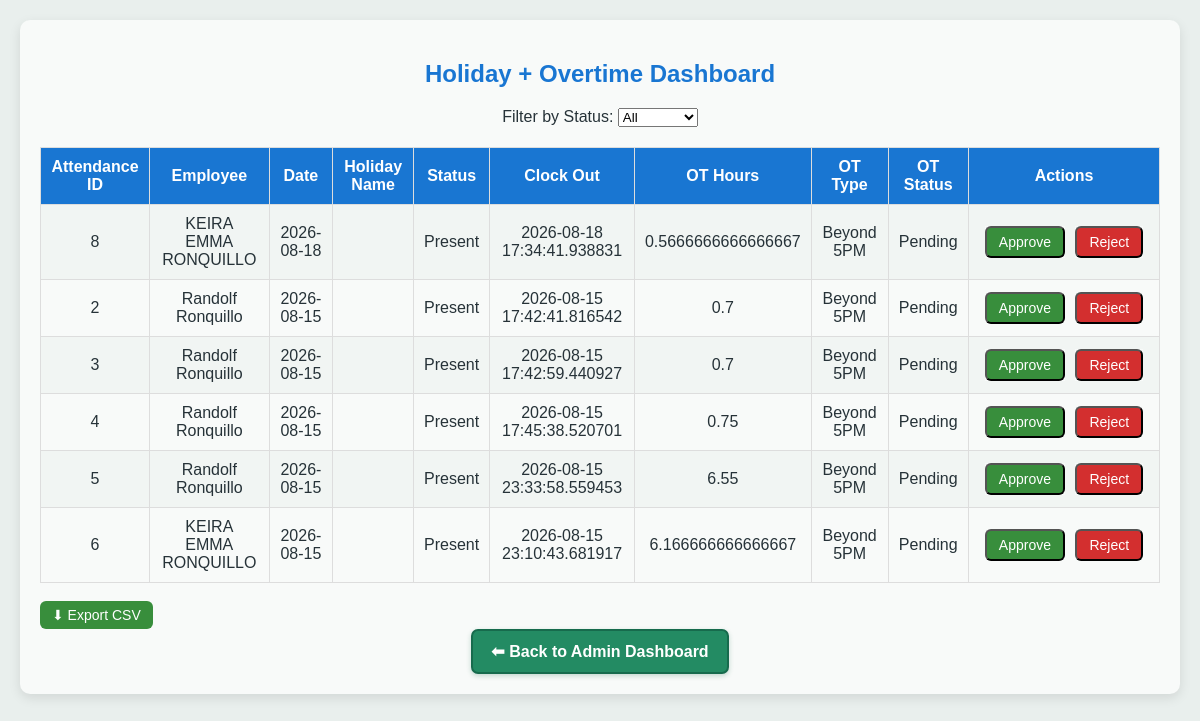
/holiday_overtime (signed in), run on the app's committed database.
### models.py (models this page shows, shortened)
class Attendance(db.Model):
    __tablename__ = "attendances"
    id = db.Column(db.Integer, primary_key=True)
    employee_id = db.Column(db.Integer, db.ForeignKey("employees.id"), nullable=False)
    date = db.Column(db.Date, nullable=False)
    clock_in = db.Column(db.DateTime, nullable=True)
    clock_out = db.Column(db.DateTime, nullable=True)
    status = db.Column(db.String(20), nullable=False)
    hours = db.Column(db.Float, nullable=True)
    company = db.Column(db.String(50), nullable=True)
    overtime_hours = db.Column(db.Float, default=0.0)
    is_weekday_ot = db.Column(db.Boolean, default=False)
    is_restday_ot = db.Column(db.Boolean, default=False)
    is_holiday_ot = db.Column(db.Boolean, default=False)
    ot_status = db.Column(db.String(20), default="Pending")
    employee = db.relationship("Employee", back_populates="attendances")

class Employee(db.Model, UserMixin):
    __tablename__ = "employees"   # ✅ important para tugma sa foreign keys
    id = db.Column(db.Integer, primary_key=True)
    first_name = db.Column(db.String(50))
    last_name = db.Column(db.String(50))
    dob = db.Column(db.Date, nullable=True)
    role = db.Column(db.String(20))          # Staff/Admin/Employee
    company = db.Column(db.String(50))       # Trece-Uno / Auto Expert
    email = db.Column(db.String(100))        # not unique
    contact_no = db.Column(db.String(20))
    password = db.Column(db.String(200))
    profile_pic = db.Column(db.String(200))
    registered_at = db.Column(db.DateTime, default=datetime.utcnow, nullable=True)
    address = db.Column(db.String(200))
    date_started = db.Column(db.Date)
    sss = db.Column(db.String(50))
    philhealth = db.Column(db.String(50))
    tin = db.Column(db.String(50))
    pagibig = db.Column(db.String(50))
    emergency_person = db.Column(db.String(100))
    emergency_contact = db.Column(db.String(100))
    emergency_address = db.Column(db.String(200))
    sil_credits = db.Column(db.Integer, default=5)
    sil_eligible = db.Column(db.Boolean, nullable=False, default=True)
    merit_points = db.Column(db.Integer, default=0)
    demerit_points = db.Column(db.Integer, default=0)
    daily_rate = db.Column(db.Float, default=695.0)
    allowance = db.Column(db.Float, default=0.0)
    incentives = db.Column(db.Float, default=0.0)
    loan_balance = db.Column(db.Float, default=0.0)
    sl_credits = db.Column(db.Integer, default=5)
    attendances = db.relationship("Attendance", back_populates="employee", lazy=True)
    leave_requests = db.relationship("LeaveRequest", backref="employee", lazy=True)
    loans = db.relationship("Loan", backref="employee", lazy=True)
    payrolls = db.relationship("Payroll", backref="employee", lazy=True)
    redemptions = db.relationship("RedemptionHistory", backref="employee", lazy=True)

### hris.py (the view, shortened to what this page needs)
@app.route('/holiday_overtime', methods=['GET','POST'])
@login_required
def holiday_ot_dashboard():
    if current_user.role.lower() != "admin":
        flash("❌ Access denied. Admins only.", "danger")
        return redirect(url_for('login'))
    query = Attendance.query.filter(Attendance.clock_out != None)
    records = [
        attendance for attendance in query.order_by(Attendance.date.desc()).all()
        if (
            attendance.is_holiday_ot or attendance.is_weekday_ot or attendance.is_restday_ot
            or (
                attendance.clock_out.hour > 17
                or (attendance.clock_out.hour == 17 and attendance.clock_out.minute > 0)
            )
        )
    ]
    filter_status = request.args.get("status")
    if filter_status:
        records = [attendance for attendance in records if (attendance.ot_status or 'Pending') == filter_status]
    holidays = {h.date: h.description for h in Holiday.query.all()}
    export_type = request.args.get("export")
    return render_template("holiday_ot_dashboard.html",
                           records=records,
                           holidays=holidays,
                           filter_status=filter_status,
                           time=time)

### hris.py (called while the page is built, shortened)
@login_manager.user_loader
def load_user(user_id):
    return db.session.get(Employee, int(user_id))

@app.before_request
def check_authentication():
    exempt_routes = ['login', 'register', 'static']
    if not current_user.is_authenticated and request.endpoint not in exempt_routes:
        return redirect(url_for('login'))

@app.before_request
def check_lunch_resume():
    now = datetime.now()

### templates/holiday_ot_dashboard.html (shortened to what this page needs)
<!DOCTYPE html>
<html>
<head>
    <link rel="stylesheet" href="{{ url_for('static', filename='soft_theme.css') }}">
</head>
<body>
    <div class="card">
        <h2>Holiday + Overtime Dashboard</h2>
        <div class="filter">
            <form method="GET">
                <label for="status">Filter by Status:</label>
                <select name="status" onchange="this.form.submit()">
                    <option value="">All</option>
                </select>
            </form>
        </div>
        <div class="table-wrap">
        <table>
            <tr>
                <th>Attendance ID</th>
                <th>Employee</th>
                <th>Date</th>
                <th>Holiday Name</th>
                <th>Status</th>
                <th>Clock Out</th>
                <th>OT Hours</th>
                <th>OT Type</th>
                <th>OT Status</th>
                <th>Actions</th>
            </tr>
            {% for att in records %}
            <tr>
                <td>{{ att.id }}</td>
                <td>{{ att.employee.first_name }} {{ att.employee.last_name }}</td>
                <td>{{ att.date }}</td>
                <td>{{ holidays.get(att.date, '') }}</td>
                <td>{{ att.status }}</td>
                <td>{{ att.clock_out }}</td>
                <td>
                    {% if att.clock_out and (att.clock_out.hour > 17 or (att.clock_out.hour == 17 and att.clock_out.minute > 0)) %}
                        {{ (att.clock_out.hour - 17) + (att.clock_out.minute/60) }}
                    {% else %}
                        {{ att.overtime_hours or 0 }}
                    {% endif %}
                </td>
                <td>
                    {% if att.is_weekday_ot %}Weekday
                    {% elif att.is_restday_ot %}Rest Day
                    {% elif att.is_holiday_ot %}Holiday
                    {% elif att.clock_out and (att.clock_out.hour > 17 or (att.clock_out.hour == 17 and att.clock_out.minute > 0)) %}Beyond 5PM
                    {% else %}None{% endif %}
                </td>
                <td>{{ att.ot_status or 'Pending' }}</td>
                <td>
                    {% if att.ot_status != 'Approved' %}
                        <form method="POST" style="display:inline;">
                            <button type="submit" class="btn">Approve</button>
                        </form>
                        <form method="POST" style="display:inline;">
                            <button type="submit" class="btn btn-reject">Reject</button>
                        </form>
                    {% else %}
                        ✅ Approved
                    {% endif %}
                </td>
            </tr>
            {% endfor %}
        </table>
        </div>
        <br>
        <a href="{{ url_for('holiday_ot_dashboard', export='csv') }}" class="btn">⬇ Export CSV</a>
        <div style="text-align:center;">
            <a href="{{ url_for('dashboard_admin') }}" class="dashboard-back-link">⬅ Back to Admin Dashboard</a>
        </div>
    </div>
</body>
</html>

### static/soft_theme.css (style rules this page uses)
body { background-color: #e9efed !important; color: #263238; }
.dashboard-back-link { display: inline-flex; align-items: center; gap: 8px; padding: 11px 18px; border: 2px solid #176b4d; border-radius: 7px; background: #238b63; color: #ffffff !important; font-weight: 700; text-decoration: none !important; box-shadow: 0 2px 5px rgba(23, 107, 77, 0.24); transition: background-color 0.2s ease, transform 0.2s ease; }
.card, .section, .profile, .profile-card, .tab-content, .payslip-card, form { background-color: #f8faf9; }
tr:nth-child(even) { background-color: #f1f5f3; }

### templates/holiday_ot_dashboard.html (style rules this page uses)
body { font-family: Arial, sans-serif; background: #f4f7f6; margin:0; padding:20px; }
.card { max-width: 1150px; margin: auto; background: white; padding: 20px; border-radius: 10px; box-shadow: 0 4px 12px rgba(0,0,0,0.1); }
h2 { color: #1976d2; text-align:center; }
.table-wrap { width: 100%; overflow-x: auto; margin-top: 20px; }
table { width: 100%; min-width: 1050px; border-collapse: collapse; }
th, td { border: 1px solid #ddd; padding: 10px; text-align: center; }
th { background: #1976d2; color: white; }
tr:nth-child(even) { background: #f9f9f9; }
th:last-child, td:last-child { min-width: 170px; white-space: nowrap; }
td:last-child form { display: inline-block !important; margin: 0 3px; vertical-align: middle; }
.btn { display: inline-block; padding: 6px 12px; background: #388e3c; color: white; text-decoration: none; border-radius: 6px; font-size:14px; }
.btn-reject { background:#d32f2f; }
.filter { margin-bottom:15px; text-align:center; }

### data on the page
Attendance: id "8", employee.first_name "KEIRA EMMA", employee.last_name "RONQUILLO", date "2026-08-18", status "Present", clock_out "2026-08-18 17:34:41.938831", (att.clock_out.hour-17)+(att.clock_out.minute/60) "0.5666666666666667", is_weekday_ot "Beyond 5PM", ot_status "Pending"
Attendance: id "2", employee.first_name "Randolf", employee.last_name "Ronquillo", date "2026-08-15", status "Present", clock_out "2026-08-15 17:42:41.816542", (att.clock_out.hour-17)+(att.clock_out.minute/60) "0.7", is_weekday_ot "Beyond 5PM", ot_status "Pending"
Attendance: id "3", employee.first_name "Randolf", employee.last_name "Ronquillo", date "2026-08-15", status "Present", clock_out "2026-08-15 17:42:59.440927", (att.clock_out.hour-17)+(att.clock_out.minute/60) "0.7", is_weekday_ot "Beyond 5PM", ot_status "Pending"
Attendance: id "4", employee.first_name "Randolf", employee.last_name "Ronquillo", date "2026-08-15", status "Present", clock_out "2026-08-15 17:45:38.520701", (att.clock_out.hour-17)+(att.clock_out.minute/60) "0.75", is_weekday_ot "Beyond 5PM", ot_status "Pending"
Attendance: id "5", employee.first_name "Randolf", employee.last_name "Ronquillo", date "2026-08-15", status "Present", clock_out "2026-08-15 23:33:58.559453", (att.clock_out.hour-17)+(att.clock_out.minute/60) "6.55", is_weekday_ot "Beyond 5PM", ot_status "Pending"
Attendance: id "6", employee.first_name "KEIRA EMMA", employee.last_name "RONQUILLO", date "2026-08-15", status "Present", clock_out "2026-08-15 23:10:43.681917", (att.clock_out.hour-17)+(att.clock_out.minute/60) "6.166666666666667", is_weekday_ot "Beyond 5PM", ot_status "Pending"
